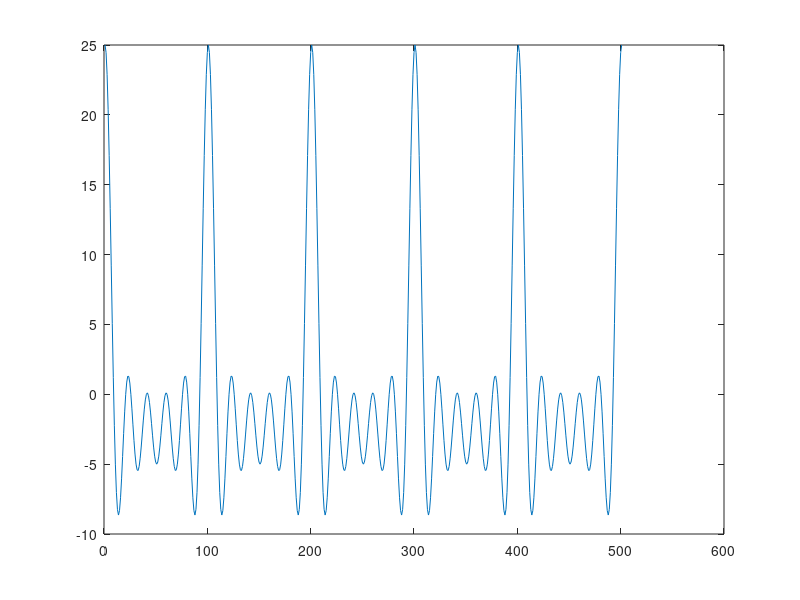

Recreate this plot in MATLAB.
x=[]
lx=input('Enter x array length:');
h=0;
for i=1:lx
  l=input('Enter lx:');
  x=[x,l];
end
ly=input('Enter y:');
t=0:0.01:ly
for i=1:lx
  h+=x(i)*cos(2*pi*t*i);
  end
  plot(h)
